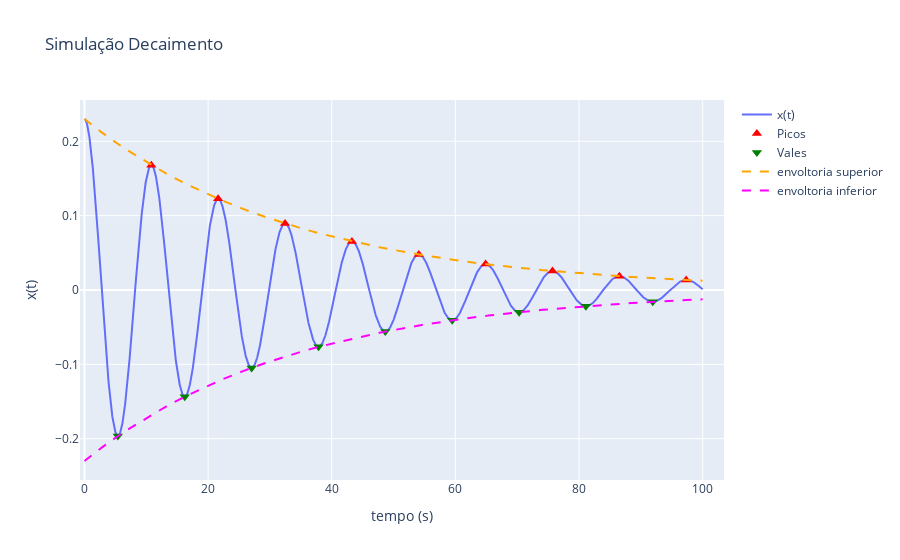

This figure's notebook cell:
### Markdown cell above
**Envoltória**

$y_{env} = X_0 \cdot e^{-\zeta \cdot \omega_n \cdot t}$

### Code cell
from scipy.signal import find_peaks
picos, _ = find_peaks(f_res.y[0,:])
vales, _ = find_peaks(-f_res.y[0,:])

# Envoltória
x_env = X0*np.exp(-zeta*wn*t)

#Definição de marcadores
marker01 = dict(color='red', symbol='triangle-up', size=9)
marker02 = dict(color='green', symbol='triangle-down', size=9)
line1 = dict(color='orange', width=2, dash='dash')
line2 = dict(color='magenta', width=2, dash='dash')

# Cria a figura e adiciona as curvas
fig = go.Figure()
fig.add_trace(go.Scatter(x=t, y=f_res.y[0,:], name='x(t)'))
fig.add_trace(go.Scatter(x=t[picos], y=f_res.y[0,picos], name='Picos', mode='markers', marker=marker01))
fig.add_trace(go.Scatter(x=t[vales], y=f_res.y[0,vales], name='Vales', mode='markers', marker=marker02))
fig.add_trace(go.Scatter(x=t, y=x_env, name='envoltoria superior', line=line1))
fig.add_trace(go.Scatter(x=t, y=-x_env, name='envoltoria inferior', line=line2))

# Define o título do gráfico e dos eixos
fig.update_layout(title='Simulação Decaimento', xaxis_title='tempo (s)', yaxis_title='x(t)')
fig.show()

### Figure 1 — Plotly figure (JSON) as saved in the notebook; plotly's stock layout.template omitted (floating-point values rounded to 4 significant figures; data arrays with more than 128 entries replaced by an {"elided": "..."} marker saying what was removed)
{"data": [{"name": "x(t)", "type": "scatter", "x": {"elided": "5000 float values"}, "y": {"elided": "5000 float values"}}, {"marker": {"color": "red", "size": 9, "symbol": "triangle-up"}, "mode": "markers", "name": "Picos", "type": "scatter", "x": [10.82, 21.62, 32.45, 43.27, 54.09, 64.89, 75.72, 86.54, 97.34], "y": [0.1679, 0.1226, 0.08952, 0.06536, 0.04772, 0.03484, 0.02544, 0.01857, 0.01356]}, {"marker": {"color": "green", "size": 9, "symbol": "triangle-down"}, "mode": "markers", "name": "Vales", "type": "scatter", "x": [5.401, 16.22, 27.05, 37.87, 48.67, 59.49, 70.31, 81.12, 91.94], "y": [-0.1965, -0.1435, -0.1048, -0.07649, -0.05585, -0.04077, -0.02977, -0.02174, -0.01587]}, {"line": {"color": "orange", "dash": "dash", "width": 2}, "name": "envoltoria superior", "type": "scatter", "x": {"elided": "5000 float values"}, "y": {"elided": "5000 float values"}}, {"line": {"color": "magenta", "dash": "dash", "width": 2}, "name": "envoltoria inferior", "type": "scatter", "x": {"elided": "5000 float values"}, "y": {"elided": "5000 float values"}}], "layout": {"title": {"text": "Simulação Decaimento"}, "xaxis": {"title": {"text": "tempo (s)"}}, "yaxis": {"title": {"text": "x(t)"}}}}
